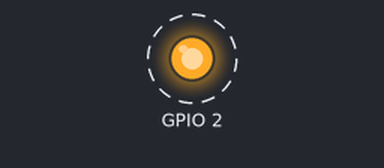
Bench run of a program on a simulated ESP32. Parts: output pins drawn as LEDs (lit = HIGH). Dashed ring = blinking. What the program prints to the serial monitor is not drawn.

Above: at 0.5 s.
Timing chart, 0 to 4.6 s (numbered marks = the images above):
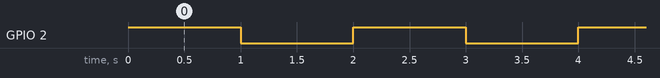

The program:

main.cpp
```cpp
#include <Arduino.h>

/*
  Simple Blink sketch
  simple-blink.cpp
  Use for PlatformIO demo

  From original Arduino Blink Sketch
  https://www.arduino.cc/en/Tutorial/Blink

  DroneBot Workshop 2021
  https://dronebotworkshop.com
*/

// Set LED_BUILTIN if undefined or not pin 13
// #define LED_BUILTIN 13

void setup()
{
  // Initialize LED pin as an output.
  pinMode(2, OUTPUT);
}

void loop()
{
  // Set the LED HIGH
  digitalWrite(2, HIGH);

  // Wait for a second
  delay(1000);

  // Set the LED LOW
  digitalWrite(2, LOW);

   // Wait for a second
  delay(1000);
  Serial.printf("hello");
}
```

Measured:
- by itself, GPIO 2: alternates HIGH for 1.0 s and LOW for 1.0 s
